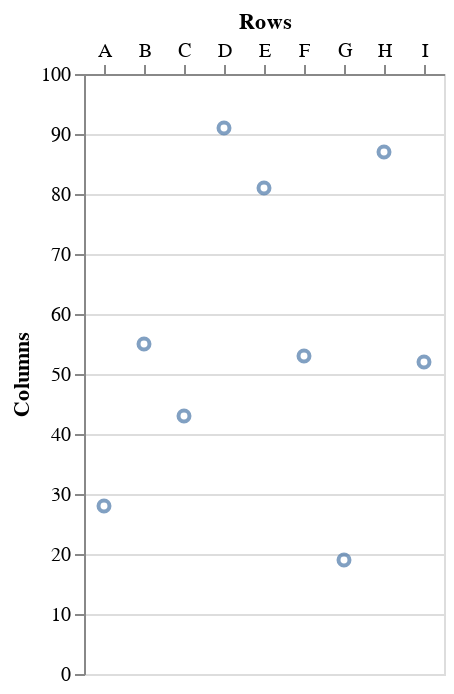

Here is the Vega-Lite specification saved for this chart:
### Vega-Lite specification from a JSON file in a GitHub repository (floating-point values rounded to 4 significant figures)
{"data": {"values": [{"a": "A", "b": 28}, {"a": "B", "b": 55}, {"a": "C", "b": 43}, {"a": "D", "b": 91}, {"a": "E", "b": 81}, {"a": "F", "b": 53}, {"a": "G", "b": 19}, {"a": "H", "b": 87}, {"a": "I", "b": 52}]}, "mark": "point", "encoding": {"x": {"field": "a", "type": "ordinal", "title": "Rows", "axis": {"orient": "top", "labelAngle": 0}}, "y": {"field": "b", "type": "quantitative", "title": "Columns", "axis": {"scale": {"reverse": true}}}}}
